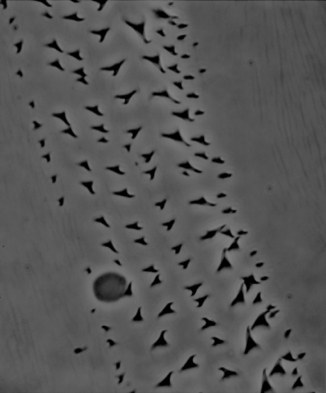
#> input picture HW4/main_img.png, 326 x 393 px
$ python HW4.py
#> lines starting #> are read from the running program, lines starting #| are printed output that depends on the picture; after the words box and inside, x2 and y2 are one past the last pixel; in counts of white or black regions, pixels touching at a corner belong together
import numpy as np
from PIL import Image
from scipy.ndimage import convolve
import matplotlib.pyplot as plt

def Gradient_Magnitude(img):
    #Calculate gradient magnitudes using  gx, gy filters
    # each filter calculates corresponding directions intensity
    gx =  np.array([[-1,-2,-1],[0,0,0],[1,2,1]])
    gy = gx.T
    #calculate magnitude using sqrt( x**2 + y**2)
    output =  (convolve(img,gx)**2  + convolve(img,gy)**2 )**.5
    return output

def Laplacian_(img):
    #apply laplacian filter onto our image
    filt = np.array([[0,1,0],[1,-4,0],[0,1,0] ])
    output = convolve(img,filt)
    return output

def gen_filter_bank():
    #filter for the following directions
    main_axis = np.array([[1,1,1],[0,0,0],[-1,-1,-1]]) #up down
    main_axis_y = np.array([[1,0,-1],[1,0,-1],[1,0,-1]]) #left right
    lr_down_diag = np.array([[1,0,0],[0,0,0],[0,0,-1]]) # one diagnonal.
    lr_up_diag = np.array([[0,0,-1],[0,0,0],[0,0,1]])#other diagonal
    return [main_axis, main_axis_y, lr_down_diag,lr_up_diag]

def detect_crossing(arr,filt,threshold =0.01 ):
    output = (convolve(arr,filt) >= threshold).astype(int)
    return output
def Zero_Crossings(arr):
    #apply multiple filter banks that take difference along a region
    output = np.zeros(arr.shape)
    for e in gen_filter_bank():
        output +=  detect_crossing(arr,e,threshold=0.4) #threshold is meant to improve quality of output. This accounts for
        # the fact some edge changes may not be exact.
    output = (output >= 1).astype(int)
    return output

def Laplacian_Edge_Detection(img,mag_t=.5):
    #apply edge detection by calculating magnitudes then logical and with laplacian zero crossings
    magni = Gradient_Magnitude( img)
    magni = ( (img) > mag_t) .astype(int)
    lap = Laplacian_(img)
    cross = Zero_Crossings(lap)
    return np.logical_and( magni,cross)

def main():
    img = np.array(Image.open('./main_img.png').convert(mode="L"))
    img = img/np.max(img[:])
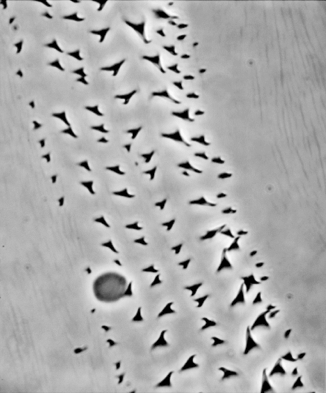
#> img: shape (393, 326) float64; min 0, max 1, mean 0.681
    grad_mag = Gradient_Magnitude(img)
    plt.figure(1)
    plt.subplot(151)
    plt.imshow(img)
    plt.title('original')
    plt.subplot(152)
    plt.imshow(grad_mag)
    plt.title('Gradient')
    plt.subplot(153)
    lap = Laplacian_(img)
#> in Laplacian_, `output = convolve(img,filt)`:
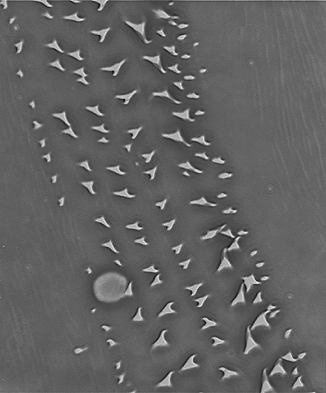
#> output: shape (393, 326) float64; min -1.61, max 0.803, mean -0.681; drawn with min black and max white
    plt.imshow(lap)
    plt.title('Laplacian')
    crossings = Zero_Crossings(lap)
#> the loop in Zero_Crossings, `for e in gen_filter_bank():` made 4 passes
#> pass 1, in detect_crossing, `output = (convolve(arr,filt) >= threshold).astype(int)`:
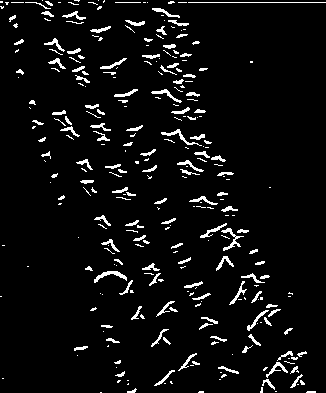
#> output: shape (393, 326) int64; values 0 (black) and 1 (white), 5.5% white in thin lines or dots
#> after the loop in Zero_Crossings, `for e in gen_filter_bank():`:
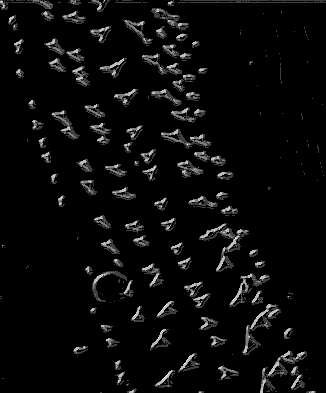
#> output: shape (393, 326) float64; min 0, max 4, mean 0.163; drawn with min black and max white
#> in Zero_Crossings, `output = (output >= 1).astype(int)`:
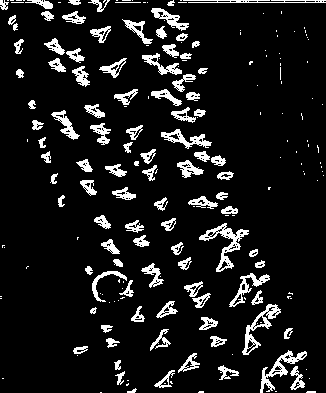
#> output: shape (393, 326) int64; values 0 (black) and 1 (white), 10.1% white; 204 white regions (105 under 20 px), largest, box (x1, y1, x2, y2) and area: (199, 223, 249, 272) 615, (260, 350, 307, 393) 495, (242, 304, 281, 355) 492
    plt.subplot(154)
    plt.imshow(crossings)
    plt.title('Crossings')
    plt.subplot(155)
    plt.imshow(Laplacian_Edge_Detection(img,mag_t=.5))
#> in Laplacian_Edge_Detection, `magni = ( (img) > mag_t) .astype(int)`:
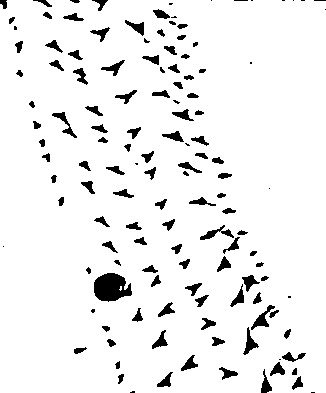
#> magni: shape (393, 326) int64; values 0 (black) and 1 (white), 93.4% white; 133 black regions (26 under 20 px), largest, box (x1, y1, x2, y2) and area: (94, 273, 132, 302) 794, (251, 305, 275, 330) 187, (200, 225, 234, 240) 169
#> in Laplacian_Edge_Detection, `return np.logical_and( magni,cross)`:
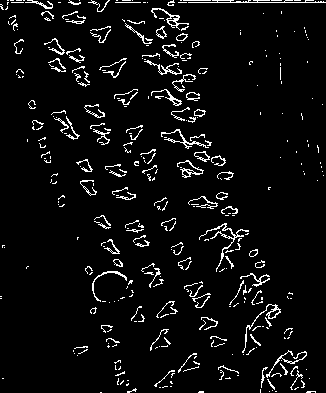
#> returned value: shape (393, 326) bool; 5.3% white in thin lines or dots
    plt.title('Laplacian Edge Detection')
    plt.show()

if __name__=="__main__":
    main()
